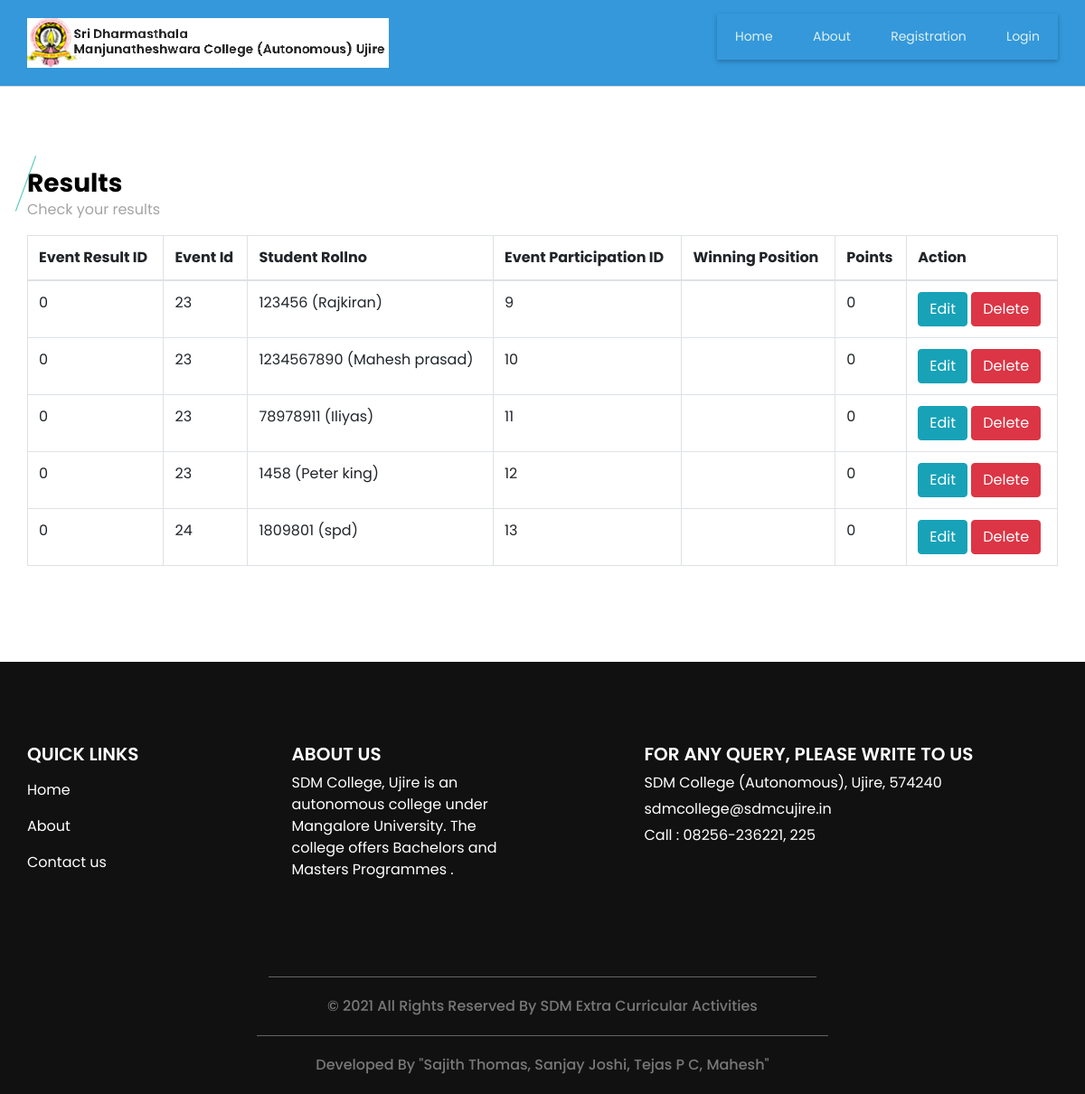
The page /view_event_result_status.php on the database as committed earlier.
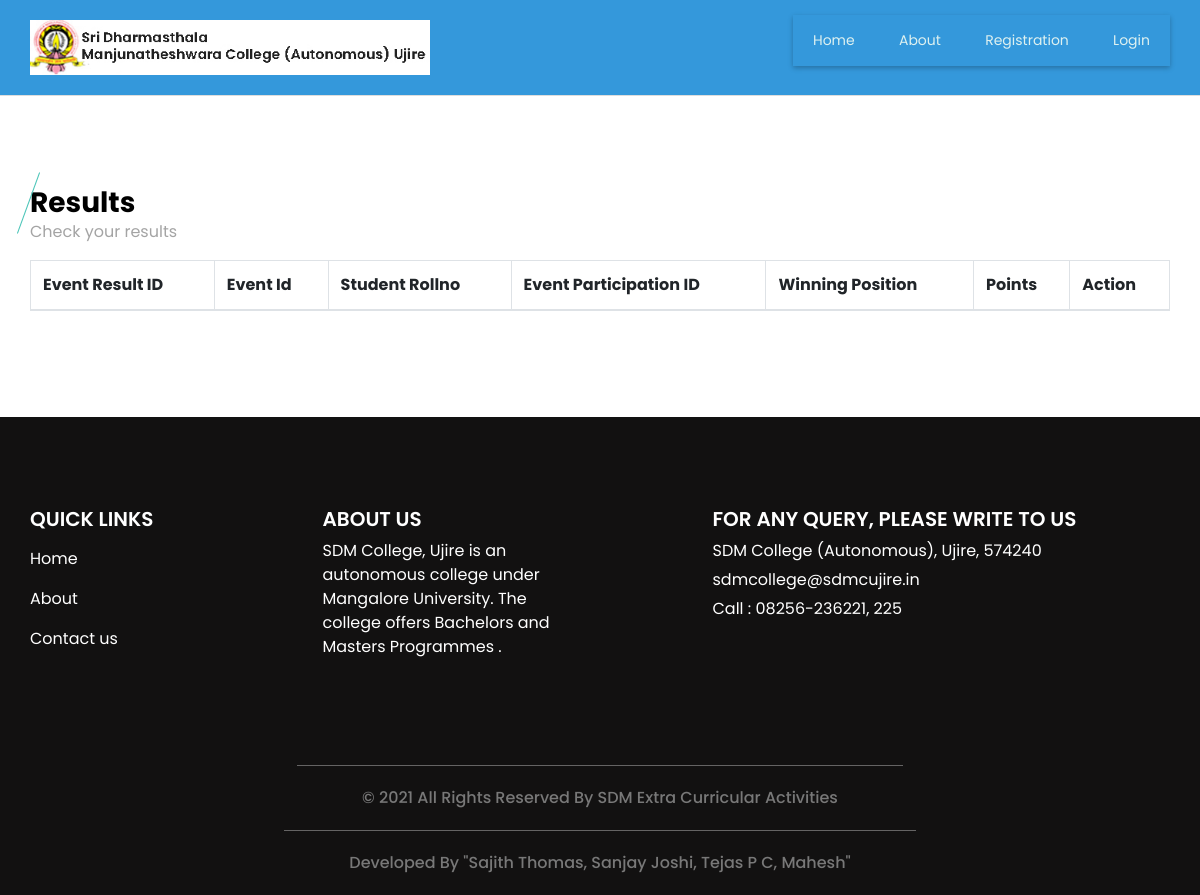
The same page on the database as committed later.
### tables this page shows
CREATE TABLE `event_result_status` (
  `result_status_id` int(11) NOT NULL,
  `event_result_id` int(11) NOT NULL,
  `event_id` int(11) NOT NULL,
  `student_id` int(11) NOT NULL,
  `event_participation_id` int(11) NOT NULL,
  `winning_position` varchar(25) NOT NULL,
  `point` int(11) NOT NULL,
  `event_participation_type` varchar(25) NOT NULL,
  `team` varchar(25) NOT NULL
);

CREATE TABLE `student` (
  `student_id` int(11) NOT NULL,
  `student_name` varchar(30) NOT NULL,
  `course_id` int(11) NOT NULL,
  `student_rollno` varchar(10) NOT NULL,
  `student_password` varchar(300) NOT NULL,
  `st_class` varchar(20) NOT NULL,
  `student_image` varchar(300) NOT NULL,
  `gender` varchar(10) NOT NULL,
  `dob` date NOT NULL,
  `language` varchar(25) NOT NULL,
  `elective_paper` varchar(20) NOT NULL,
  `extension_activities` varchar(50) NOT NULL,
  `student_status` varchar(10) NOT NULL
);

### view_event_result_status.php (the view, shortened to what this page needs)
<?php
include("header.php");
?>
  <section class="event_section layout_padding">
    <div class="container">
      <div class="heading_container">
        <h3>
         Results
        </h3>
        <p>
         Check your results
        </p>
      </div>
      <div class="event_container">
        <div class="">
<table id="datatableplugin" class="table table-bordered">
<thead>
		<tr>
			<th>Event Result ID</th>
			<th>Event Id</th>
			<th>Student Rollno</th>
			<th>Event Participation ID</th>
			<th>Winning Position</th>
			<th>Points</th>
			<th>Action</th>
		</tr>
	</thead>
	<tbody>
		<?php
		$sqlview = "SELECT event_result_status.*,student.student_rollno,student.student_name FROM  event_result_status LEFT JOIN student ON event_result_status.student_id=student.student_id";
		$qsqlview = mysqli_query($con,$sqlview);
		while($rsview = mysqli_fetch_array($qsqlview))
		{
			echo "<tr>
				<td>$rsview[event_result_id]</td>
				<td>$rsview[event_id]</td>
				<td>$rsview[student_rollno] ($rsview[student_name])</td>
				<td>$rsview[event_participation_id]</td>
				<td>$rsview[winning_position]</td>
				<td>$rsview[point]</td>
				<td>
				<a href='event_result_status.php?editid=$rsview[result_status_id]' class='btn btn-info'>Edit</a>
				<a href='view_event_result_status.php?delid=$rsview[result_status_id]' class='btn btn-danger' onclick='return confirmdel()' >Delete</a>
			</tr>";
		}
		?>
	</tbody>
</table>
        </div>
      </div>
    </div>
  </section>
<?php
include("footer.php");
?>

Rows that differ between the two databases and show on the page:
removed event_result_status: event_result "0", event "23", student.student_rollno "123456", student.student_name "Rajkiran", event_participation "9", point "0"
removed event_result_status: event_result "0", event "23", student.student_rollno "1234567890", student.student_name "Mahesh prasad", event_participation "10", point "0"
removed event_result_status: event_result "0", event "23", student.student_rollno "78978911", student.student_name "Iliyas", event_participation "11", point "0"
removed event_result_status: event_result "0", event "23", student.student_rollno "1458", student.student_name "Peter king", event_participation "12", point "0"
removed event_result_status: event_result "0", event "24", student.student_rollno "1809801", student.student_name "spd", event_participation "13", point "0"
